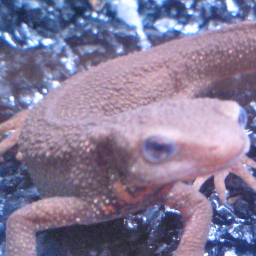
//> input picture questions/dataset/images/imori_256x256.png, 256 x 256 px
$ ./main   (built with g++ and OpenCV 4)
//> lines starting //> are read from the running program, lines starting //| are printed output that depends on the picture
#include <vector>
#include <chrono>
#include <iostream>
#include <opencv2/opencv.hpp>
#include <unistd.h>
#include <cmath>

void filter_emboss(const cv::Mat &src, cv::Mat &dst) {
    dst = src.clone();
    dst.convertTo(dst, CV_32F);
    cv::Mat tmp = dst.clone();

    int w = src.size().width;
    int h = src.size().height;

    // prepare kernel
    cv::Mat k = (cv::Mat_<float>(3, 3) << -2, -1, 0, -1, 1, 1, 0, 1, 2);

    dst.forEach<float>([&](float &pixel, const int pos[]) -> void {
        int x = pos[1];
        int y = pos[0];
        float value = 0;
        for (int step_x=0; step_x<3; step_x++) {
            for (int step_y=0; step_y<3; step_y++) {
                int col = x + step_x - 1;
                int row = y + step_y - 1;
                if (col < 0) col = 0;
                if (col >= w) col = w - 1;
                if (row < 0) row = 0;
                if (row >= h) row = h - 1;
                value += tmp.at<float>(row, col) * k.at<float>(step_y, step_x);
            }
        }
        pixel = value;
    });
    double mMin, mMax;
    cv::minMaxLoc(dst, &mMin, &mMax);
    dst -= mMin;
    cv::minMaxLoc(dst, &mMin, &mMax);
    dst /= mMax;
    dst *= 255;
    dst.convertTo(dst, CV_8U);
}

int main() {
    cv::Mat img_orig = cv::imread("questions/dataset/images/imori_256x256.png");
//> img_orig is the input picture: 256 rows x 256 cols, CV_8UC3; mean B, G, R 152.1, 122.3, 133.4
    cv::Mat img_result;
    if (img_orig.channels() == 3) {
        cv::cvtColor(img_orig, img_orig, cv::COLOR_BGR2GRAY);
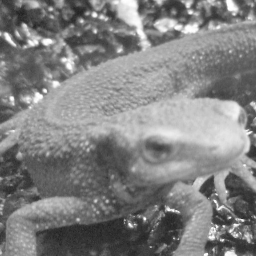
//> img_orig: 256 rows x 256 cols, CV_8UC1; min 32, max 255, mean 129
    }
    filter_emboss(img_orig, img_result);
//> in filter_emboss, `dst.forEach<float>([&](float &pixel, const int pos[]) -> void { int x ..`:
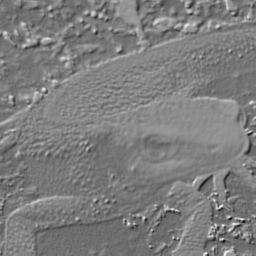
//> dst: 256 rows x 256 cols, CV_32FC1; min -471, max 743, mean 128.3; drawn with min black and max white
//> in filter_emboss, `cv::minMaxLoc(dst, &mMin, &mMax);`: mMin = -471; mMax = 743
//> in filter_emboss, `cv::minMaxLoc(dst, &mMin, &mMax);`: mMin = 0; mMax = 1214
    cv::imshow("cpp_origin", img_orig);
    cv::imshow("cpp_result", img_result);
    cv::moveWindow("cpp_result", img_orig.size().width, 0);
    cv::waitKey(3000);
    return 0;
}

$ run again, with questions/dataset/images/madara.png copied over questions/dataset/images/imori_256x256.png
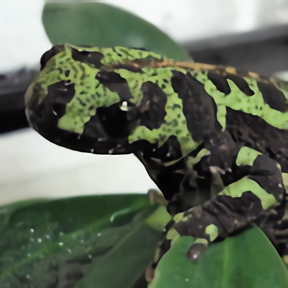
//> input picture questions/dataset/images/madara.png, 288 x 288 px
//> img_orig is the input picture: 288 rows x 288 cols, CV_8UC3; mean B, G, R 90, 107.8, 98
//> `cv::cvtColor(img_orig, img_orig, cv::COLOR_BGR2GRAY);`:
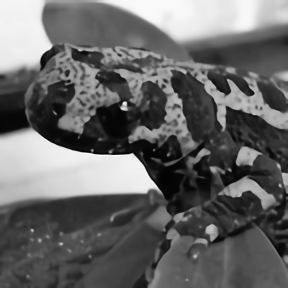
//> img_orig: 288 rows x 288 cols, CV_8UC1; min 0, max 255, mean 102.8
//> in filter_emboss, `dst.forEach<float>([&](float &pixel, const int pos[]) -> void { int x ..`:
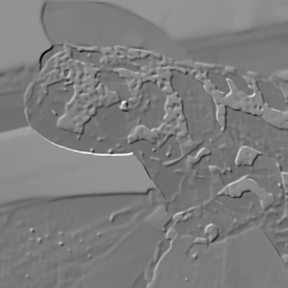
//> dst: 288 rows x 288 cols, CV_32FC1; min -739, max 960, mean 99; drawn with min black and max white
//> in filter_emboss, `cv::minMaxLoc(dst, &mMin, &mMax);`: mMin = -739; mMax = 960
//> in filter_emboss, `cv::minMaxLoc(dst, &mMin, &mMax);`: mMin = 0; mMax = 1699
